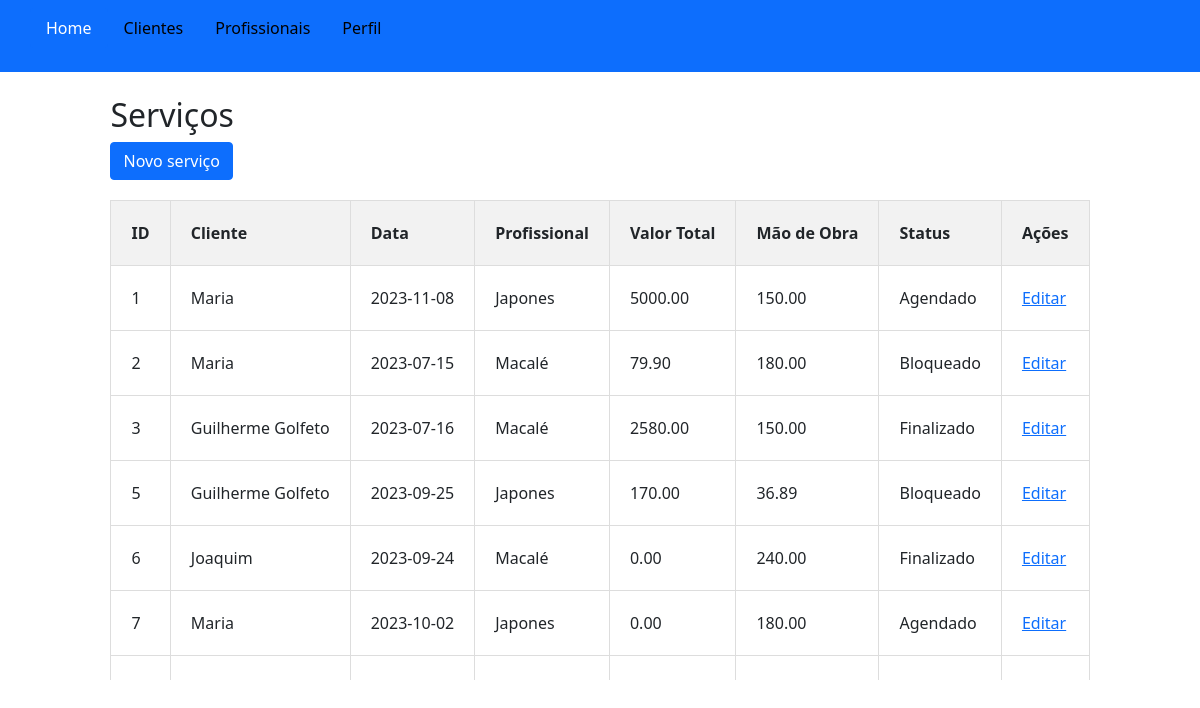
The app's page /client/pages/home.php (signed in) with its own data.
### tables this page shows
CREATE TABLE IF NOT EXISTS `servicos` (
  `idServicos` int UNSIGNED NOT NULL AUTO_INCREMENT,
  `Clientes_idClientes` int UNSIGNED NOT NULL,
  `profissionais_idprofissionais` int DEFAULT NULL,
  `DataServico` date DEFAULT NULL,
  `ValorTotalServico` decimal(12,2) DEFAULT '0.00',
  `Status_idStatusServico` int DEFAULT NULL,
  `valormaoobraServico` decimal(12,2) DEFAULT '0.00',
  `idOficina` int NOT NULL,
  PRIMARY KEY (`idServicos`),
  KEY `Servicos_FKIndex1` (`Clientes_idClientes`),
  KEY `servicos_ibfk_2_idx` (`Status_idStatusServico`),
  KEY `servicos_ibfk_3_idx` (`profissionais_idprofissionais`)
);

CREATE TABLE IF NOT EXISTS `clientes` (
  `idClientes` int UNSIGNED NOT NULL AUTO_INCREMENT,
  `Cli_Nome` varchar(40) DEFAULT NULL,
  `Cli_Status` char(1) DEFAULT NULL,
  `idOficina` int NOT NULL,
  PRIMARY KEY (`idClientes`)
);

CREATE TABLE IF NOT EXISTS `profissionais` (
  `idprofissional` int NOT NULL AUTO_INCREMENT,
  `nomeprofissional` varchar(45) DEFAULT NULL,
  `statusprofissional` char(1) DEFAULT 'A',
  `comissaoprofissional` decimal(12,2) DEFAULT NULL,
  `idOficina` int NOT NULL,
  PRIMARY KEY (`idprofissional`)
);

CREATE TABLE IF NOT EXISTS `statusservico` (
  `idStatusServico` int NOT NULL AUTO_INCREMENT,
  `DescricaoStatus` varchar(45) DEFAULT NULL,
  `BloqueiaServico` char(1) DEFAULT 'N',
  `idOficina` int NOT NULL,
  PRIMARY KEY (`idStatusServico`)
);

### server/db/Connection.php (called while the page is built, shortened)
<?php
class Connection {
    private $host = "localhost";
    private $usuario = "root";
    private $senha = "";
    private $banco = "trabalhobd";
    private $charset = "utf8mb4";
    public function __construct() {
        try {
            $dsn = "mysql:host=$this->host;dbname=$this->banco;charset=$this->charset";
            $opcoes = [
                PDO::ATTR_ERRMODE => PDO::ERRMODE_EXCEPTION,
                PDO::ATTR_DEFAULT_FETCH_MODE => PDO::FETCH_ASSOC,
                PDO::ATTR_EMULATE_PREPARES => false,
            ];
            $this->conexao = new PDO($dsn, $this->usuario, $this->senha, $opcoes);
        } catch (PDOException $e) {
            die("Erro na conexão: " . $e->getMessage());
        }
    }
}

### server/classes/Servicos.php (the view, shortened to what this page needs)
<?php
require_once(__DIR__ . '/../db/Connection.php');
class Servicos
{
    private $conexaoPDO;
    public function __construct()
    {
        $this->conexaoPDO = new Connection();
    }
    public function listarServicos()
    {
        try {
            $query = "SELECT s.idServicos, c.Cli_Nome, s.DataServico, p.nomeprofissional, s.ValorTotalServico, s.valormaoobraServico, st.DescricaoStatus
            FROM servicos s
            JOIN clientes c ON c.idClientes = s.Clientes_idClientes
            JOIN profissionais p ON p.idprofissional = s.profissionais_idprofissionais
            JOIN statusservico st ON st.idStatusServico = s.Status_idStatusServico
            WHERE s.idOficina = " . $_SESSION['idOficina'];
            $stmt = $this->conexaoPDO->conexao->prepare($query);
            $stmt->execute();
            $resultados = $stmt->fetchAll(PDO::FETCH_ASSOC);
            if ($resultados) {
                $this->gerarTabelaHTML($resultados);
            } else {
                echo "Nenhum serviço encontrado.";
            }
        } catch (PDOException $e) {
            die("Erro ao listar serviços: " . $e->getMessage());
        }
    }
    private function gerarTabelaHTML($dados)
    {
        echo '<div class="tabela-container">';
        echo '<table class="tabela">';
        echo '<thead class="thead-fixa">';
        echo '<tr>';
        echo '<th>ID</th>';
        echo '<th>Cliente</th>';
        echo '<th>Data</th>';
        echo '<th>Profissional</th>';
        echo '<th>Valor Total</th>';
        echo '<th>Mão de Obra</th>';
        echo '<th>Status</th>';
        echo '<th>Ações</th>';
        echo '</tr>';
        echo '</thead>';
        echo '<tbody>';
        foreach ($dados as $servico) {
            echo '<tr>';
            echo '<td>' . $servico['idServicos'] . '</td>';
            echo '<td>' . $servico['Cli_Nome'] . '</td>';
            echo '<td>' . $servico['DataServico'] . '</td>';
            echo '<td>' . $servico['nomeprofissional'] . '</td>';
            echo '<td>' . $servico['ValorTotalServico'] . '</td>';
            echo '<td>' . $servico['valormaoobraServico'] . '</td>';
            echo '<td>' . $servico['DescricaoStatus'] . '</td>';
            echo '<td>';
            echo '<a href="#" class="btn-editar-servico" data-toggle="modal" data-target="#modalServicos" data-id-servico="' . $servico['idServicos'] . '">Editar</a>';
            echo '</td>';
            echo '</tr>';
        }
        echo '</tbody>';
        echo '</table>';
        echo '</div>';
    }
}
?>

### client/pages/home.php (shortened to what this page needs)
<!DOCTYPE html>
<html lang="en">
<head>
    <link href="https://cdn.jsdelivr.net/npm/bootstrap@5.0.2/dist/css/bootstrap.min.css" rel="stylesheet"
>
    <link rel="stylesheet" href="../src/css/card.css">
</head>
<body>
    <nav class="navbar navbar-dark bg-primary">
        <ul class="nav nav-pills mb-3" id="pills-tab" role="tablist">
            <li class="nav-item" role="presentation">
                <button class="nav-link active" id="pills-home-tab" data-bs-toggle="pill" data-bs-target="#pills-home"
                    type="button" role="tab" aria-controls="pills-home" aria-selected="true">Home</button>
            </li>
            <li class="nav-item" role="presentation">
                <button class="nav-link" id="pills-clientes-tab" data-bs-toggle="pill" data-bs-target="#pills-clientes"
                    type="button" role="tab" aria-controls="pills-clientes" aria-selected="false">Clientes</button>
            </li>
            <li class="nav-item" role="presentation">
                <button class="nav-link" id="pills-profissionais-tab" data-bs-toggle="pill"
                    data-bs-target="#pills-profissionais" type="button" role="tab" aria-controls="pills-profissionais"
                    aria-selected="false">Profissionais</button>
            </li>
            <li class="nav-item" role="presentation">
                <button class="nav-link" id="pills-perfil-tab" data-bs-toggle="pill" data-bs-target="#pills-perfil"
                    type="button" role="tab" aria-controls="pills-perfil" aria-selected="false">Perfil</button>
            </li>
        </ul>
    </nav>
    <div class="container mt-4 d-flex justify-content-center">
        <div class="tab-content" id="pills-tabContent">
            <div class="tab-pane fade show active" id="pills-home" role="tabpanel" aria-labelledby="pills-home-tab">
                <h2>Serviços</h2>
                <a href="#modalNovoServico" class="btn btn-primary" data-toggle="modal"><span>Novo serviço</span></a>
                <?php
                require_once '../../server/classes/Servicos.php';
                $listagemServicos = new Servicos();
                $listagemServicos->listarServicos();
                ?>
            </div>
        </div>
    </div>
</body>
</html>

### client/pages/home.php (style rules this page uses)
.nav-link { color: black; }
.nav { margin-left: 30px; }
.tabela th, .tabela td { border: 1px solid #ddd; padding: 20px; text-align: left; }
.tabela th { background-color: #f2f2f2; }
.tabela { width: 100%; border-collapse: collapse; margin-top: 20px; }

### records on screen
servicos: idServicos "1", Clientes_idClientes.Cli_Nome "Maria", DataServico "2023-11-08", profissionais_idprofissionais.nomeprofissional "Japones", ValorTotalServico "5000.00", valormaoobraServico "150.00", Status_idStatusServico.DescricaoStatus "Agendado"
servicos: idServicos "2", Clientes_idClientes.Cli_Nome "Maria", DataServico "2023-07-15", profissionais_idprofissionais.nomeprofissional "Macalé", ValorTotalServico "79.90", valormaoobraServico "180.00", Status_idStatusServico.DescricaoStatus "Bloqueado"
servicos: idServicos "3", Clientes_idClientes.Cli_Nome "Guilherme Golfeto", DataServico "2023-07-16", profissionais_idprofissionais.nomeprofissional "Macalé", ValorTotalServico "2580.00", valormaoobraServico "150.00", Status_idStatusServico.DescricaoStatus "Finalizado"
servicos: idServicos "5", Clientes_idClientes.Cli_Nome "Guilherme Golfeto", DataServico "2023-09-25", profissionais_idprofissionais.nomeprofissional "Japones", ValorTotalServico "170.00", valormaoobraServico "36.89", Status_idStatusServico.DescricaoStatus "Bloqueado"
servicos: idServicos "6", Clientes_idClientes.Cli_Nome "Joaquim", DataServico "2023-09-24", profissionais_idprofissionais.nomeprofissional "Macalé", ValorTotalServico "0.00", valormaoobraServico "240.00", Status_idStatusServico.DescricaoStatus "Finalizado"
servicos: idServicos "7", Clientes_idClientes.Cli_Nome "Maria", DataServico "2023-10-02", profissionais_idprofissionais.nomeprofissional "Japones", ValorTotalServico "0.00", valormaoobraServico "180.00", Status_idStatusServico.DescricaoStatus "Agendado"
